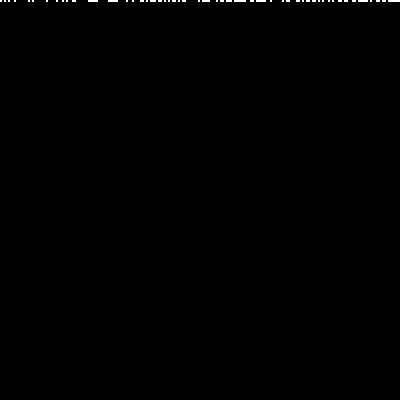
Frame 1 (no input)
Frame 60 (the mouse pressed at the canvas centre just before this capture): identical to frame 1, image omitted
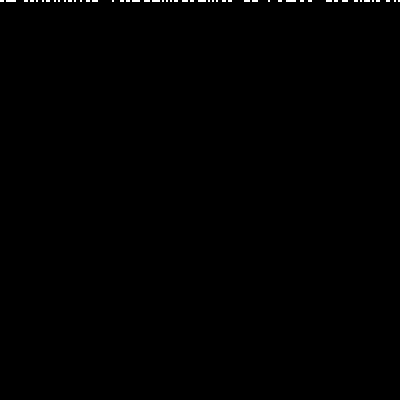
Frame 120 (the mouse held since frame 60 and released just before this capture)

The Processing sketch that drew these frames (run headless with seeded random() and noise(); from frame 60 on, the mouse is pressed at the canvas centre):

// Processing sketch: cellularautomataD1_1_20220516
// ── cellularautomataD1_1_20220516.pde
// class3 31-91-151
// class4 111-125-137


CA ca;   // セルオートマトンのクラスの定義
int counter = 0; //状態遷移ルールを管理するカウンター 0から出発

//初期化部
void setup() {
  size(400,400);
  frameRate(30); //フレームレートは速めに設定
  background(0); 
  int[] ruleset = {0,0,0,0,0,0,0,0};    // role 184{1,0,1,1,1,0,0,0};
  ca = new CA(ruleset);                 // セルオートマトンの初期化
}


//メインループ
void draw() {
  ca.render();    //セルオートマトンの描画関数を呼び出し
  ca.generate();  //次の世代のセルを計算する関数を呼び出し
  
  //もし画面一番下まで描画し終えたら if文の中を実行
  if (ca.finished()) {   //ca.finishedは、画面一番下まで描画したか否かの判定
    background(0); //画面を黒で塗りなおし
    counter = counter + 1; //状態遷移ルールを1つインクリメント
    println(counter);
    ca.rule_update(); //状態遷移ルールをセット
    ca.restart(); //セルの初期化
  }
}

//もしマウスのボタンがクリックされたら
//同じ遷移ルールで、セルの初期状態だけ変更し、計算をやりなおす
void mousePressed() {
  background(0);
  ca.restart();
}

//セルオートマトンのクラスの定義本体

class CA {
  int[] cells;     //セルの配列を確保
  int generation;  //セルオートマトンの世代を管理する変数
  int scl;         //セルの描画サイズ
  int[] rules;     //状態遷移ルールを保存する配列

  CA(int[] r) {
    rules = r;
    scl = 2;
    cells = new int[width/scl]; 
    restart();
  }
  
  // 状態遷移ルールをセットする関数
  void setRules(int[] r) {
    rules = r;
  }
  
  // 状態遷移ルールを更新する関数
  void rule_update() {
    int k = counter; //変数k に状態遷移ルールのカウンターをセット
    for (int i = 0; i < 8; i++) {
     rules[7-i] = int (k % 2); //ビットシフト操作で、ルールをセットしてゆく
     k = int(k / 2); 
    }
  }
  
  // セル状態を初期化
  void restart() {
    for (int i = 0; i < cells.length; i++) {
      cells[i] = int(random(2));
    }
    generation = 0;
  }

  // 次の世代のセルを計算する関数
  void generate() {
    int[] nextgen = new int[cells.length]; //次の世代のセルを保管する配列
    
    for (int i = 1; i < cells.length-1; i++) {
      int left = cells[i-1];   
      int me = cells[i];       
      int right = cells[i+1];  
      nextgen[i] = rules(left,me,right);
    }
    
    //両端の処理 
    int left = cells[cells.length-1];
    int me = cells[0];
    int right = cells[1];
    nextgen[0] = rules(left,me,right);
    
    left = cells[cells.length-2];
    me = cells[cells.length-1];
    right = cells[0];
    nextgen[cells.length-1] = rules(left,me,right);
    
    //次の世代の配列を、現在の世代にコピー
    cells = (int[]) nextgen.clone();
    generation++;
  }
  
  // セルを描画する関数
  void render() {
    for (int i = 0; i < cells.length; i++) {
      if (cells[i] == 1) fill(255);
      else               fill(0);
      noStroke();
      rect(i*scl,generation*scl, scl,scl);
    }
  }
  
  //次のセルを計算
  int rules (int a, int b, int c) {
    if (a == 1 && b == 1 && c == 1) return rules[0];
    if (a == 1 && b == 1 && c == 0) return rules[1];
    if (a == 1 && b == 0 && c == 1) return rules[2];
    if (a == 1 && b == 0 && c == 0) return rules[3];
    if (a == 0 && b == 1 && c == 1) return rules[4];
    if (a == 0 && b == 1 && c == 0) return rules[5];
    if (a == 0 && b == 0 && c == 1) return rules[6];
    if (a == 0 && b == 0 && c == 0) return rules[7];
    return 0;
  }
  
  //もし画面の一番下まで描画が終わったら、trueを返す
  boolean finished() {
    if (generation > height/scl) {
       return true;
    } else {
       return false;
    }
  }
}
